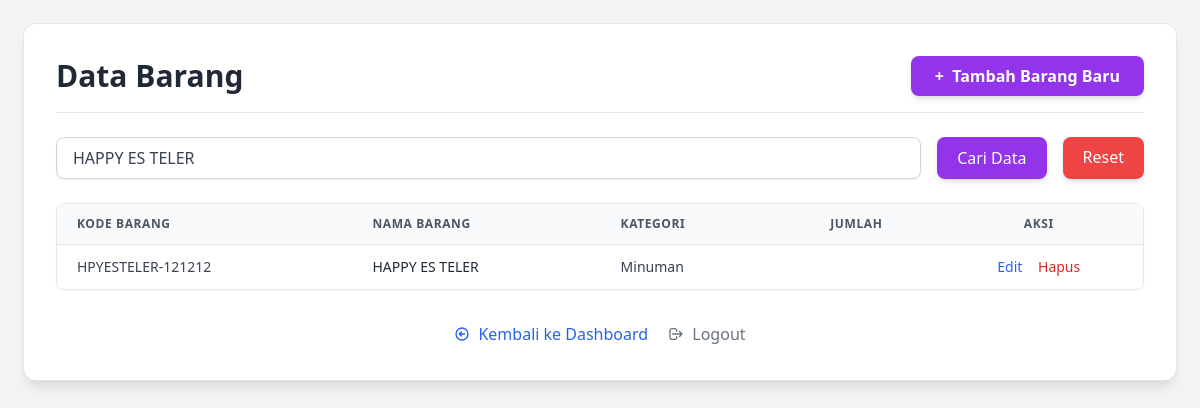
Page /data_barang.php?cari=HAPPY ES TELER (signed in) on the committed database.
### tables this page shows
CREATE TABLE `barang` (
  `id_barang` int(11) NOT NULL,
  `nama_barang` varchar(100) DEFAULT NULL,
  `kode_barang` varchar(100) DEFAULT NULL,
  `kategori` varchar(50) DEFAULT NULL,
  `gambar` varchar(255) DEFAULT NULL,
  `stok_awal` int(11) DEFAULT NULL
);

### data_barang.php (the view, shortened to what this page needs)
<?php
include 'koneksi.php';
$cari = isset($_GET['cari']) ? mysqli_real_escape_string($conn, $_GET['cari']) : '';
$query = $cari ?
    "SELECT * FROM barang WHERE nama_barang LIKE '%$cari%' OR kode_barang LIKE '%$cari%' OR kategori LIKE '%$cari%'" :
    "SELECT * FROM barang ORDER BY nama_barang ASC";
$result = mysqli_query($conn, $query);
?>
<!DOCTYPE html>
<html lang="id">
<head>
    <script src="https://cdn.tailwindcss.com"></script>
</head>
<body class="bg-gray-100 min-h-screen p-4 sm:p-6 font-sans antialiased">
<div class="bg-white shadow-lg rounded-xl p-6 sm:p-8 max-w-6xl mx-auto ring-1 ring-gray-200">
    <div class="flex flex-col md:flex-row md:items-center md:justify-between mb-6 border-b pb-4 border-gray-200">
        <div class="flex items-center gap-3">
            <h2 class="text-3xl font-extrabold text-gray-800">Data Barang</h2>
        </div>
        <a href="tambah_barang.php" class="mt-4 md:mt-0 bg-purple-600 hover:bg-purple-700 text-white font-semibold px-6 py-2 rounded-lg shadow-md transition transform hover:scale-105 focus:outline-none focus:ring-2 focus:ring-blue-500 focus:ring-opacity-50">
            <span class="mr-1">+</span> Tambah Barang Baru
        </a>
    </div>
    <form method="GET" action="data_barang.php" class="mb-6 flex flex-col sm:flex-row gap-4">
        <input type="text" name="cari" placeholder="Cari berdasarkan nama, kode, atau kategori..."
               value="<?= htmlspecialchars($cari) ?>"
               class="flex-1 px-4 py-2 border border-gray-300 rounded-lg focus:ring-blue-500 focus:border-blue-500 transition duration-200 text-gray-700 shadow-sm">
        <button type="submit" class="bg-purple-600 text-white px-5 py-2 rounded-lg hover:purple-700 transition duration-200 shadow-md transform hover:scale-105 focus:outline-none focus:ring-2 focus:ring-green-500 focus:ring-opacity-50">
            Cari Data
        </button>
        <?php if ($cari): ?>
        <a href="data_barang.php" class="bg-red-500 text-white px-5 py-2 rounded-lg hover:bg-red-600 transition duration-200 shadow-md transform hover:scale-105 focus:outline-none focus:ring-2 focus:ring-red-500 focus:ring-opacity-50 text-center sm:w-auto">
            Reset
        </a>
        <?php endif; ?>
    </form>
    <div class="overflow-x-auto rounded-lg shadow-sm border border-gray-200">
        <table class="min-w-full text-sm text-left text-gray-700">
            <thead class="bg-gray-50 text-gray-600 uppercase text-xs tracking-wider">
                <tr>
                    <th class="px-5 py-3 border-b border-gray-200 font-semibold">Kode Barang</th>
                    <th class="px-5 py-3 border-b border-gray-200 font-semibold">Nama Barang</th>
                    <th class="px-5 py-3 border-b border-gray-200 font-semibold">Kategori</th>
                    <th class="px-5 py-3 border-b border-gray-200 font-semibold text-center">Jumlah</th>
                    <th class="px-5 py-3 border-b border-gray-200 font-semibold text-center">Aksi</th>
                </tr>
            </thead>
            <tbody class="divide-y divide-gray-200">
                <?php if (mysqli_num_rows($result) > 0): ?>
                    <?php while($row = mysqli_fetch_assoc($result)): ?>
                        <tr class="bg-white hover:bg-gray-50 transition duration-150 ease-in-out">
                            <td class="px-5 py-3 whitespace-nowrap"><?= htmlspecialchars($row['kode_barang']) ?></td>
                            <td class="px-5 py-3 whitespace-nowrap font-medium text-gray-800"><?= htmlspecialchars($row['nama_barang']) ?></td>
                            <td class="px-5 py-3 whitespace-nowrap"><?= htmlspecialchars($row['kategori']) ?></td>
                            <td class="px-5 py-3 whitespace-nowrap text-center"><?= htmlspecialchars($row['jumlah']) ?></td>
                            <td class="px-5 py-3 whitespace-nowrap text-center space-x-3">
                                <a href="edit_barang.php?id=<?= $row['id_barang'] ?>" class="text-blue-600 hover:text-blue-800 font-medium transition duration-150 ease-in-out">Edit</a>
                                <a href="hapus_barang.php?id=<?= $row['id_barang'] ?>" onclick="return confirm('Apakah Anda yakin ingin menghapus barang ini? Tindakan ini tidak bisa dibatalkan.')" class="text-red-600 hover:text-red-800 font-medium transition duration-150 ease-in-out">Hapus</a>
                            </td>
                        </tr>
                    <?php endwhile; ?>
                <?php endif; ?>
            </tbody>
        </table>
    </div>
    <div class="mt-8 text-center">
        <a href="home.php" class="inline-flex items-center text-blue-600 hover:text-blue-800 font-medium transition duration-150 ease-in-out">
            <svg class="w-4 h-4 mr-2" fill="none" stroke="currentColor" viewBox="0 0 24 24" xmlns="http://www.w3.org/2000/svg"><path stroke-linecap="round" stroke-linejoin="round" stroke-width="2" d="M11 15l-3-3m0 0l3-3m-3 3h8M3 12a9 9 0 1118 0 9 9 0 01-18 0z"></path></svg>
            Kembali ke Dashboard
        </a>
        <a href="logout.php" class="ml-4 inline-flex items-center text-gray-500 hover:text-gray-700 font-medium transition duration-150 ease-in-out">
            <svg class="w-4 h-4 mr-2" fill="none" stroke="currentColor" viewBox="0 0 24 24" xmlns="http://www.w3.org/2000/svg"><path stroke-linecap="round" stroke-linejoin="round" stroke-width="2" d="M17 16l4-4m0 0l-4-4m4 4H7m6 4v1a3 3 0 01-3 3H6a3 3 0 01-3-3V7a3 3 0 013-3h4a3 3 0 013 3v1"></path></svg>
            Logout
        </a>
    </div>
</div>
</body>
</html>

### rows in the picture
barang: kode_barang "HPYESTELER-121212", nama_barang "HAPPY ES TELER", kategori "Minuman"
